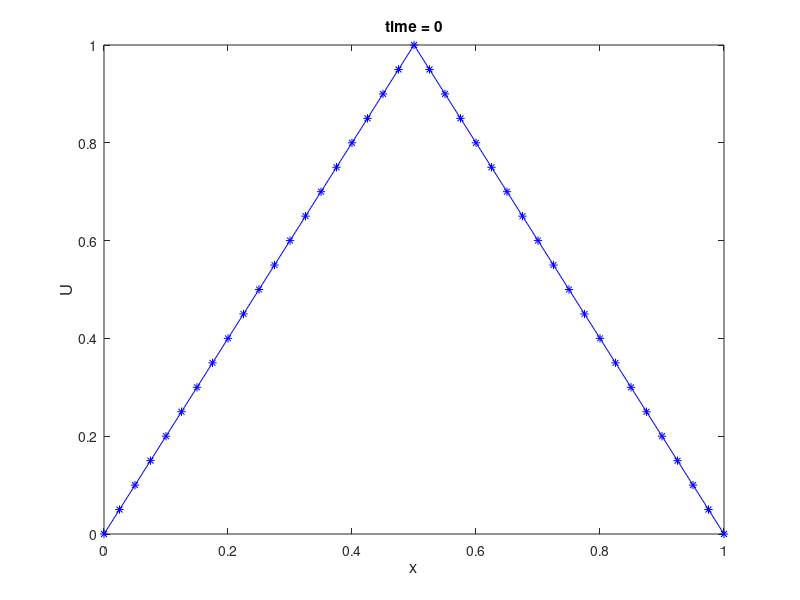

This figure's MATLAB source: (Note: this script raises an error after producing the figure.)
clear all; clc;
%echo on 
%                          Intento 2
%
%                   ECUACION LINEAL DE CALOR

% Solucion de la ecuacion de calor mediante diferencias finitas.
% METODO IMPLICITO

%       Ut - Uxx=0        con a=1

%       U(x,0) = 2*x        si 0<=x<=1/2
%                2 - 2*x    si 1/2<x<=1
%       U(0,t)=  U(1,t)= 0    O
%       U(0,t)=sin(2wt);    U(1,t)=cos(wt/2)


%Definicion de parametros
t0  = 0.0;
tf  = 0.078;
%tf  = 0.15;
J   = 40;
dx  = 1.0/J;   
dt  = 0.00036;
N   = round(tf/dt)
mu  = dt/(dx)^2
w   = 40;

%  Matriz triangular
   D1=(1+2*mu)*ones(J-1,1);
   D2=(-mu)*ones(J-2,1);
   A=diag(D1)+diag(D2,1)+diag(D2,-1);
   
% Condiciones iniciales
x  = 0:dx:1;
U0(1:J/2+1)   = 2.0*x(1:J/2+1);
U0(J/2+2:J+1) = 2.0 - 2.0*x(J/2+2:J+1);
U0=U0';
figure(1)
plot(x,U0,'b-*')
   xlabel('x','FontSize',12);
   ylabel('U','FontSize',12,'VerticalAlignment','bottom');
    title('time = 0');


%disp('Presione cualquier tecla para continuar'); pause
clc ; 

%Algoritmo iterativo
%U0=U;
t=t0;
while(t<=tf)
  % Condiciones iniciales
  %U1
  % Condiciones de frontera  
  %U1(1,1)=0.0;
  %U1(J+1,1)=0.0;
  U1(1,1)=sin(2*w*t);
  U1(J+1,1)=cos(w/2 * t);
  % Construccion del termino independiente b
  b=U0(2:J,1);
  b(1)=b(1) + mu*U1(1,1);
  b(J-1)=b(J-1) + mu*U1(J+1,1);
  % Resolver el sistema AU1=b
  %U1(2:J,1)=A\b ;
  U1(2:J,1)=Thomas(D2,D1,D2,b);
  % Grafica de resultados al tiempo t
   figure(1)
   plot(x,U1,'b-*');
   axis([0 1 -1 1]);  
   axis(axis);
   xlabel('x','FontSize',12);
   ylabel('U','FontSize',12,'VerticalAlignment','bottom');
   title(sprintf('time = %f',t));
   pause(0.30);
  %Avanzar al siguiente paso de tiempo
   t=t+dt;
   U0=U1;
end


%Thomas Algorithm as function in matlab by Erick Rios
% Solves linear algebraic equation when the coefficient matrix is 
% tridiagonal. 
% Parameters :
% ------------
%   lowerDiagonal  : array
%                    contains the elements of the lower diagonal of matrix A.
%   mainDiagonal   : array 
%                    contains the elements of the main diagonal of the matrix
%                    A.
%   upperDiagonal  : array 
%                    contains the elements of the upper diagonal of the matrix
%                    A.
%   answerMatrix   : array 
%                    contains the elements of the answer matrix of the
%                    linear system. Can be represented by b.
% Returns    :
% ------------
%   solutionThomas : array 
%                    contains the solution of solve the linear equations
%                    using the Thomas Algorithm.
%                    
function solutionThomas = Thomas(lowerDiagonal,mainDiagonal,upperDiagonal,answerMatrix)

lengthMainDiagonal = length(mainDiagonal);
%Here we normalize the elements of the matrix creating
%two row vector
w = zeros(lengthMainDiagonal, 1) ; g = zeros(lengthMainDiagonal, 1);
w(1) = upperDiagonal(1)/mainDiagonal(1) ; g(1) = answerMatrix(1)/mainDiagonal(1);
%Creation of a column vector
if isrow(upperDiagonal)
    upperDiagonal = upperDiagonal';
end
if isrow(lowerDiagonal)
    lowerDiagonal = lowerDiagonal' ;
end

%Begins the loop
upperDiagonal = [upperDiagonal; 0]; 
lowerDiagonal = [0; lowerDiagonal] ;
for i=2:lengthMainDiagonal
    w(i) = upperDiagonal(i)/(mainDiagonal(i)-lowerDiagonal(i)*w(i-1)) ;
    g(i) = (answerMatrix(i)-lowerDiagonal(i)*g(i-1))/(mainDiagonal(i)-lowerDiagonal(i)*w(i-1)) ;
end

solutionThomas = zeros(lengthMainDiagonal, 1) ;
solutionThomas(lengthMainDiagonal) = g(lengthMainDiagonal) ;
for i=lengthMainDiagonal-1:-1:1
    solutionThomas(i) = -w(i)*solutionThomas(i+1)+g(i) ;
end
end

%echo off;
